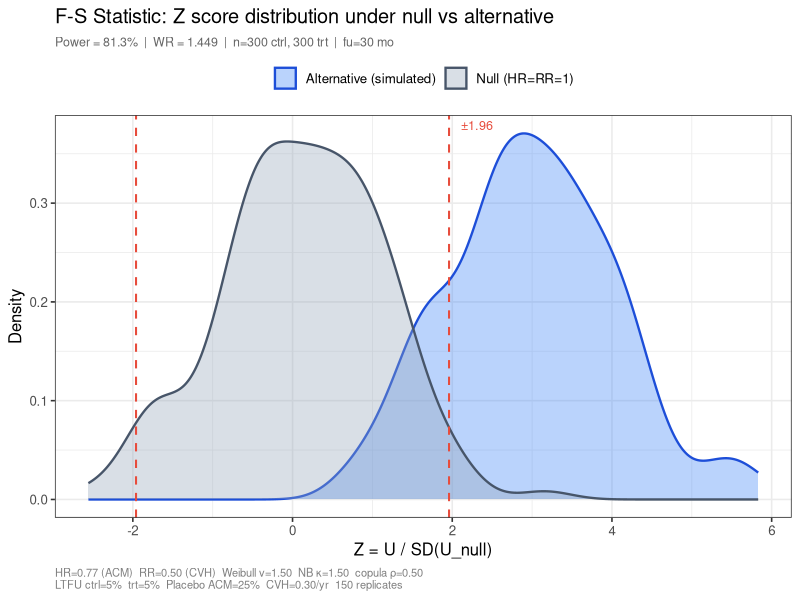
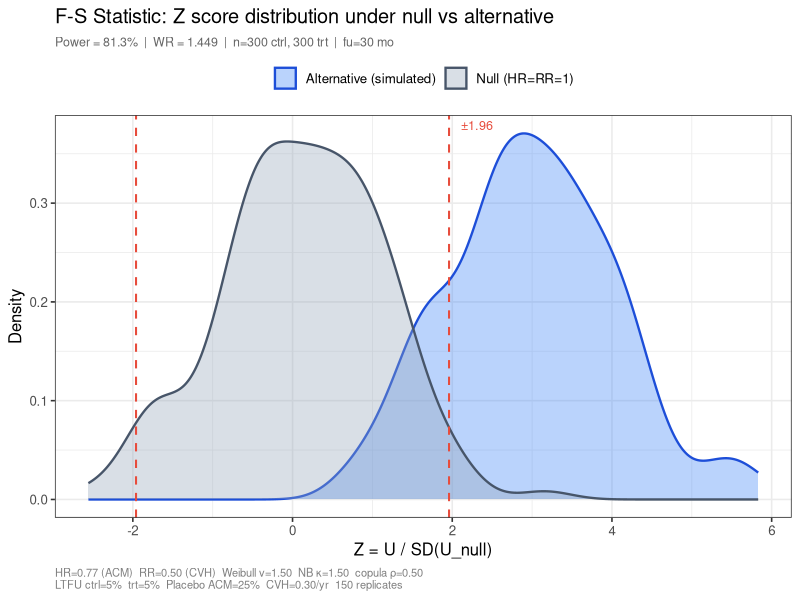

Write R code to recreate these figures, in order.
# =============================================================================
#  Hierarchical Win Ratio Simulation
#  Matches the interactive HTML calculator exactly.
#
#  Endpoint hierarchy:
#    Level 1 — All-Cause Mortality (ACM)   : Weibull, shape = nu
#    Level 2 — CV Hospitalisation (CVH)    : NB first-event (Lomax), kappa
#  ACM & CVH correlated via Gaussian copula (rho)
#  LTFU: uniform dropout (total % over study period), independent per arm
#  Randomisation ratio: nT / nC = ratio
#
#  Variance of CVH count = mean + mean^2 * kappa  (NB parameterisation)
# =============================================================================

# ---- USER-ADJUSTABLE ASSUMPTIONS (mirrors HTML sliders) --------------------
fu          <- 30       # Follow-up duration (months)
nC          <- 300      # Control arm size
ratio       <- 1        # Randomisation ratio trt:ctrl  (e.g. 2 → 2:1)
ltfuc_pct   <- 5        # % lost to follow-up, control  (over whole study)
ltfut_pct   <- 5        # % lost to follow-up, treatment
acm_rate    <- 0.25     # Placebo ACM event rate (proportion by end of fu)
cvh_rate    <- 0.30     # Placebo CVH rate (events per year)
hr          <- 0.77     # HR for ACM  (treatment vs control)
rr          <- 0.50     # RR for CVH  (treatment vs control)
nu          <- 1.50     # Weibull shape for ACM
kappa       <- 1.50     # NB overdispersion for CVH  (Var = mean + mean^2*kappa)
rho         <- 0.50     # Gaussian copula correlation (ACM-CVH)
n_sim       <- 150      # Number of Monte Carlo replicates

# Derived
nT    <- round(nC * ratio)
ltfuc <- ltfuc_pct / 100
ltfut <- ltfut_pct / 100

cat("=== Hierarchical Win Ratio Simulation ===\n")
cat(sprintf("Study:   follow-up=%d mo | nC=%d | nT=%d (ratio %.2f:1)\n", fu, nC, nT, ratio))
cat(sprintf("LTFU:    ctrl=%.0f%% | trt=%.0f%% over study\n", ltfuc_pct, ltfut_pct))
cat(sprintf("Placebo: ACM=%.0f%% | CVH=%.2f/yr\n", acm_rate*100, cvh_rate))
cat(sprintf("Effect:  HR=%.2f (ACM) | RR=%.2f (CVH)\n", hr, rr))
cat(sprintf("Model:   Weibull nu=%.2f | NB kappa=%.2f | copula rho=%.2f\n", nu, kappa, rho))
cat(sprintf("Sims:    %d replicates x %d x %d = %s pairs\n\n",
            n_sim, nT, nC, format(n_sim*nT*nC, big.mark=",")))

# ---- HELPER FUNCTIONS -------------------------------------------------------

# Standard normal CDF (base R pnorm is fine)
# Gaussian copula: generate correlated (U_death, U_cvh) pair for one patient
# Z_death ~ N(0,1); Z_cvh = rho*Z_death + sqrt(1-rho^2)*Z2, Z2~N(0,1)
gen_copula_uniforms <- function(n, rho) {
  z1  <- rnorm(n)
  z2  <- rnorm(n)
  z_cvh <- rho * z1 + sqrt(1 - rho^2) * z2
  list(u_death = pnorm(z1), u_cvh = pnorm(z_cvh))
}

# Weibull inverse CDF:  t = scale * (-ln(1-u))^(1/shape)
# scale back-calculated so P(T <= fu) = acm_rate for control arm
weibull_inv <- function(u, scale, shape) {
  scale * (-log(1 - pmin(u, 1 - 1e-9)))^(1 / shape)
}

# Lomax (NB first-event) inverse CDF
# Var = mean + mean^2 * kappa  =>  t = 1/(lambda*kappa) * ((1-u)^{-kappa} - 1)
lomax_inv <- function(u, lambda, kappa) {
  (1 / (lambda * kappa)) * ((1 - pmin(u, 1 - 1e-9))^(-kappa) - 1)
}

# LTFU: uniform dropout. Patient lost if U_ltfu < ltfu_frac;
# dropout time = U_ltfu / ltfu_frac * fu
gen_ltfu_cens <- function(n, ltfu_frac, fu) {
  if (ltfu_frac <= 0) return(rep(Inf, n))
  u <- runif(n)
  ifelse(u < ltfu_frac, (u / ltfu_frac) * fu, Inf)
}

# ---- SINGLE REPLICATE -------------------------------------------------------
run_once <- function(fu, nC, nT, acm_rate, cvh_rate, hr, rr,
                     nu, kappa, rho, ltfuc, ltfut) {

  # Weibull scale: P(T <= fu | control) = acm_rate
  scale_ctrl <- fu / (-log(1 - acm_rate))^(1 / nu)
  scale_trt  <- scale_ctrl * hr^(-1 / nu)

  lambda_ctrl <- cvh_rate / 12   # per month
  lambda_trt  <- lambda_ctrl * rr

  # -- Control arm --
  cu_c   <- gen_copula_uniforms(nC, rho)
  t_dc   <- weibull_inv(cu_c$u_death, scale_ctrl, nu)
  t_ltfu_c <- gen_ltfu_cens(nC, ltfuc, fu)
  cens_c <- pmin(fu, t_ltfu_c)
  obs_dc <- pmin(t_dc, cens_c);  ev_dc <- as.integer(t_dc <= cens_c)
  ltfu_ctrl_n <- sum(t_ltfu_c < fu & t_dc > t_ltfu_c)

  t_hc   <- lomax_inv(cu_c$u_cvh, lambda_ctrl, kappa)
  obs_hc <- pmin(t_hc, obs_dc);  ev_hc <- as.integer(t_hc <= obs_dc)

  # -- Treatment arm --
  cu_t   <- gen_copula_uniforms(nT, rho)
  t_dt   <- weibull_inv(cu_t$u_death, scale_trt, nu)
  t_ltfu_t <- gen_ltfu_cens(nT, ltfut, fu)
  cens_t <- pmin(fu, t_ltfu_t)
  obs_dt <- pmin(t_dt, cens_t);  ev_dt <- as.integer(t_dt <= cens_t)
  ltfu_trt_n <- sum(t_ltfu_t < fu & t_dt > t_ltfu_t)

  t_ht   <- lomax_inv(cu_t$u_cvh, lambda_trt, kappa)
  obs_ht <- pmin(t_ht, obs_dt);  ev_ht <- as.integer(t_ht <= obs_dt)

  # -- Pairwise comparisons (nT x nC) --
  wd <- ld <- wh <- lh <- tf <- 0L

  for (i in seq_len(nT)) {
    for (j in seq_len(nC)) {
      # Level 1: ACM
      if      (ev_dc[j] == 1 && obs_dt[i] > obs_dc[j]) { wd <- wd + 1L }
      else if (ev_dt[i] == 1 && obs_dc[j] > obs_dt[i]) { ld <- ld + 1L }
      else {
        # Level 2: CVH
        if      (ev_hc[j] == 1 && obs_ht[i] > obs_hc[j]) { wh <- wh + 1L }
        else if (ev_ht[i] == 1 && obs_hc[j] > obs_ht[i]) { lh <- lh + 1L }
        else                                               { tf <- tf + 1L }
      }
    }
  }

  tot <- nT * nC
  list(
    wd = wd, ld = ld, wh = wh, lh = lh, tf = tf, tot = tot,
    cvh_ctrl  = mean(ev_hc),    cvh_trt  = mean(ev_ht),
    acm_ctrl  = mean(ev_dc),    acm_trt  = mean(ev_dt),
    ltfu_ctrl = ltfu_ctrl_n/nC, ltfu_trt = ltfu_trt_n/nT
  )
}

# ---- MAIN SIMULATION LOOP ---------------------------------------------------
set.seed(42)
res_list <- vector("list", n_sim)

cat("Running replicates")
for (s in seq_len(n_sim)) {
  res_list[[s]] <- run_once(fu, nC, nT, acm_rate, cvh_rate,
                             hr, rr, nu, kappa, rho, ltfuc, ltfut)
  if (s %% 30 == 0) cat(sprintf(" %d/%d", s, n_sim))
}
cat(" done.\n\n")

# ---- AGGREGATE RESULTS -------------------------------------------------------
acc <- list(
  wd  = sum(sapply(res_list, `[[`, "wd")),
  ld  = sum(sapply(res_list, `[[`, "ld")),
  wh  = sum(sapply(res_list, `[[`, "wh")),
  lh  = sum(sapply(res_list, `[[`, "lh")),
  tf  = sum(sapply(res_list, `[[`, "tf")),
  tot = sum(sapply(res_list, `[[`, "tot"))
)

pct  <- function(x, tot) round(100 * x / tot, 1)
WR   <- function(w, l)   if (l > 0) round(w / l, 3) else NA

tot  <- acc$tot
wdP  <- pct(acc$wd, tot);  ldP  <- pct(acc$ld, tot)
whP  <- pct(acc$wh, tot);  lhP  <- pct(acc$lh, tot)
tfP  <- pct(acc$tf, tot)
tdP  <- pct(acc$tf + acc$wh + acc$lh, tot)  # death-level ties (escalated)
wTot <- pct(acc$wd + acc$wh, tot)
lTot <- pct(acc$ld + acc$lh, tot)
dWR  <- WR(acc$wd, acc$ld)
hWR  <- WR(acc$wh, acc$lh)
oWR  <- WR(acc$wd + acc$wh, acc$ld + acc$lh)

obs_acm_ctrl  <- round(mean(sapply(res_list, `[[`, "acm_ctrl"))  * 100, 1)
obs_acm_trt   <- round(mean(sapply(res_list, `[[`, "acm_trt"))   * 100, 1)
obs_cvh_ctrl  <- round(mean(sapply(res_list, `[[`, "cvh_ctrl"))  * 100, 1)
obs_cvh_trt   <- round(mean(sapply(res_list, `[[`, "cvh_trt"))   * 100, 1)
obs_ltfu_ctrl <- round(mean(sapply(res_list, `[[`, "ltfu_ctrl")) * 100, 1)
obs_ltfu_trt  <- round(mean(sapply(res_list, `[[`, "ltfu_trt"))  * 100, 1)

# ---- PRINT RESULTS ----------------------------------------------------------
cat("=== Observed event rates ===\n")
cat(sprintf("  ACM:  placebo=%.1f%%  treatment=%.1f%%\n", obs_acm_ctrl, obs_acm_trt))
cat(sprintf("  CVH:  placebo=%.1f%%  treatment=%.1f%%\n", obs_cvh_ctrl, obs_cvh_trt))
cat(sprintf("  LTFU: ctrl=%.1f%%     trt=%.1f%%\n\n", obs_ltfu_ctrl, obs_ltfu_trt))

result_tbl <- data.frame(
  Level     = c("1. ACM", "2. CVH (among death ties)", "Overall (hierarchical)"),
  Wins_pct  = c(wdP,  whP,  wTot),
  Losses_pct= c(ldP,  lhP,  lTot),
  Ties_pct  = c(tdP,  tfP,  tfP),
  Win_Ratio = c(dWR,  hWR,  oWR)
)

cat("=== Win / Loss / Tie Summary ===\n")
print(result_tbl, row.names = FALSE)

cat(sprintf("\nOverall Win Ratio = %.3f\n", oWR))
cat(sprintf("  Death-level WR   = %.3f  (%.1f%% wins, %.1f%% losses)\n", dWR, wdP, ldP))
cat(sprintf("  CVH-level WR     = %.3f  (%.1f%% wins, %.1f%% losses)\n", hWR, whP, lhP))
cat(sprintf("  Final ties       = %.1f%%\n", tfP))

# =============================================================================
#  FINKELSTEIN-SCHOENFELD (F-S) STATISTIC & STUDY POWER
# =============================================================================
#
#  The F-S statistic generalises the log-rank test to hierarchical endpoints.
#  For each treatment-control pair (i,j), define the pairwise score:
#
#    D_ij = +1  if treatment wins  (i beats j in hierarchy)
#           -1  if treatment loses
#            0  if tie
#
#  The F-S test statistic is:
#    U   = sum_{i,j} D_ij          (= W - L, net wins)
#    V   = variance of U under H0
#    Z   = U / sqrt(V)  ~  N(0,1) under H0
#
#  Variance under H0 (Dong et al. 2020, Stat Med):
#    V = [nT*nC / (nT+nC)] * [mean(pi_i^2) + mean(pi_j^2)]  ... (complex)
#
#  Practical simulation-based approach used here:
#    - Per replicate, compute U_s = W_s - L_s and record it
#    - Under H0 (null simulation with HR=1, RR=1), compute V_0 = Var(U)
#    - Z_s = U_s / sqrt(V_0)   [standardised using null variance]
#    - Power = proportion of replicates where |Z_s| > z_alpha/2
#
#  We also compute the analytical null variance:
#    Under H0, E[D_ij] = 0, and V(U) = nT*nC*(p_conc)
#    where p_conc = P(pair is concordant) = 1 - P(tie) = (W+L) / (nT*nC)
#    Simplified: V_analytic = (W + L) per replicate (variance of Bernoulli scores)
# =============================================================================

alpha     <- 0.05     # two-sided significance level
z_alpha   <- qnorm(1 - alpha/2)

cat("\n=== Finkelstein-Schoenfeld Statistics & Power ===\n\n")

# ---- Per-replicate net score U_s = W_s - L_s --------------------------------
U_vec <- sapply(res_list, function(r) (r$wd + r$wh) - (r$ld + r$lh))
W_vec <- sapply(res_list, function(r)  r$wd + r$wh)
L_vec <- sapply(res_list, function(r)  r$ld + r$lh)
T_vec <- sapply(res_list, function(r)  r$tf)
N_pairs <- nT * nC

# ---- Z score per replicate using analytical null variance -------------------
# Under H0, concordant pairs contribute: Var(D_ij) = P(win)*1 + P(loss)*1
# => V_analytic_s = (W_s + L_s)  [sum of squared non-zero scores]
# Z_s = U_s / sqrt(W_s + L_s)
Z_analytic <- U_vec / sqrt(pmax(W_vec + L_vec, 1))

# ---- Z score using simulation-based null variance ---------------------------
# Run n_sim null replicates (HR=1, RR=1) to estimate V under H0
cat("Running null simulations (HR=1, RR=1) for empirical variance...\n")
set.seed(123)
null_list <- vector("list", n_sim)
for (s in seq_len(n_sim)) {
  null_list[[s]] <- run_once(fu, nC, nT, acm_rate, cvh_rate,
                              1.0, 1.0,   # HR=1, RR=1 (null)
                              nu, kappa, rho, ltfuc, ltfut)
}
U_null <- sapply(null_list, function(r) (r$wd + r$wh) - (r$ld + r$lh))
V_null <- var(U_null)       # empirical null variance
sd_null <- sqrt(V_null)

Z_empirical <- U_vec / sd_null

# ---- Power estimates --------------------------------------------------------
power_analytic  <- mean(abs(Z_analytic)  > z_alpha)
power_empirical <- mean(abs(Z_empirical) > z_alpha)

# ---- Z score summary --------------------------------------------------------
z_summary <- function(Z, label) {
  data.frame(
    Estimator  = label,
    Mean_Z     = round(mean(Z), 3),
    Median_Z   = round(median(Z), 3),
    SD_Z       = round(sd(Z), 3),
    P2.5       = round(quantile(Z, 0.025), 3),
    P97.5      = round(quantile(Z, 0.975), 3),
    Pct_sig    = round(100 * mean(abs(Z) > z_alpha), 1)
  )
}

z_tbl <- rbind(
  z_summary(Z_analytic,  "Analytical V (W+L)"),
  z_summary(Z_empirical, "Empirical V (null sim)")
)

cat("\n--- Z score summary across", n_sim, "replicates ---\n")
print(z_tbl, row.names = FALSE)

cat(sprintf("\n--- Power at alpha=%.2f (two-sided z > %.3f) ---\n", alpha, z_alpha))
cat(sprintf("  Power [analytical null var]:  %.1f%%\n", power_analytic  * 100))
cat(sprintf("  Power [empirical null var]:   %.1f%%\n", power_empirical * 100))

cat("\n--- Mean U (net wins) and null variance ---\n")
cat(sprintf("  Mean U (W-L) under alternative: %.1f  (SD=%.1f)\n", mean(U_vec), sd(U_vec)))
cat(sprintf("  Mean U (W-L) under null:        %.1f  (SD=%.1f)\n", mean(U_null), sd(U_null)))
cat(sprintf("  Empirical null SD:              %.1f\n", sd_null))
cat(sprintf("  Non-centrality parameter:       %.3f\n", mean(U_vec) / sd_null))

# ---- Distribution plot -------------------------------------------------------
if (requireNamespace("ggplot2", quietly = TRUE)) {
  library(ggplot2)
  df_z <- data.frame(
    Z     = c(Z_empirical, U_null / sd_null),
    Group = rep(c("Alternative (simulated)", "Null (HR=RR=1)"), each = n_sim)
  )
  p_z <- ggplot(df_z, aes(x = Z, fill = Group, colour = Group)) +
    geom_density(alpha = 0.35, linewidth = 0.8) +
    geom_vline(xintercept = c(-z_alpha, z_alpha),
               linetype = "dashed", colour = "#e74c3c", linewidth = 0.7) +
    annotate("text", x = z_alpha + 0.15, y = Inf, vjust = 1.5, hjust = 0,
             label = sprintf("±%.2f", z_alpha), size = 3.2, colour = "#e74c3c") +
    scale_fill_manual(values = c("#3b82f6", "#94a3b8")) +
    scale_colour_manual(values = c("#1d4ed8", "#475569")) +
    labs(
      title    = "F-S Statistic: Z score distribution under null vs alternative",
      subtitle = sprintf("Power = %.1f%%  |  WR = %.3f  |  n=%d ctrl, %d trt  |  fu=%d mo",
                         power_empirical * 100, oWR, nC, nT, fu),
      x = "Z = U / SD(U_null)",
      y = "Density",
      fill = NULL, colour = NULL,
      caption = sprintf(
        "HR=%.2f (ACM)  RR=%.2f (CVH)  Weibull ν=%.2f  NB κ=%.2f  copula ρ=%.2f\nLTFU ctrl=%.0f%%  trt=%.0f%%  Placebo ACM=%.0f%%  CVH=%.2f/yr  %d replicates",
        hr, rr, nu, kappa, rho, ltfuc_pct, ltfut_pct, acm_rate*100, cvh_rate, n_sim)
    ) +
    theme_bw(base_size = 12) +
    theme(legend.position = "top",
          plot.subtitle = element_text(size = 9, colour = "grey40"),
          plot.caption  = element_text(size = 8, colour = "grey50", hjust = 0))
  print(p_z)
  ggsave("fs_power_zdist.png", plot = p_z, width = 9, height = 5.5, dpi = 150)
  message("Z distribution plot saved to fs_power_zdist.png")
} else {
  cat("\n(Install ggplot2 for the Z distribution plot)\n")
}
